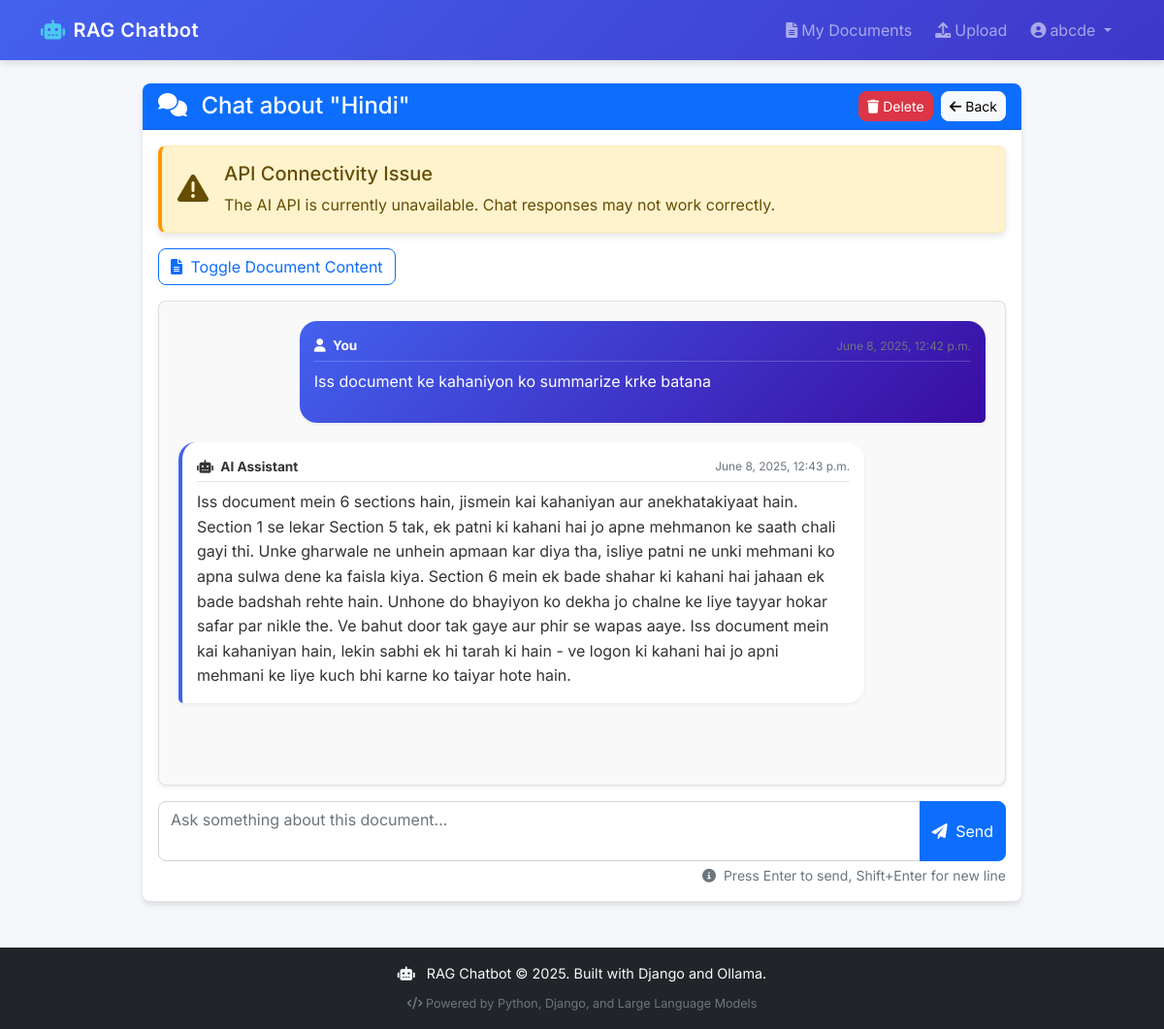
Page /chat/6/ (signed in) on the committed database.
### chatapp/models.py (models this page shows, shortened)
class Document(models.Model):
    title = models.CharField(max_length=255)
    content = models.TextField(blank=True)  # Make content optional for file-only uploads
    file = models.FileField(upload_to='documents/', blank=True, null=True)
    file_type = models.CharField(max_length=10, blank=True)  # To store file extension
    uploaded_by = models.ForeignKey(User, on_delete=models.CASCADE)
    uploaded_at = models.DateTimeField(auto_now_add=True)
    is_processed = models.BooleanField(default=False)
    chunks = models.IntegerField(default=0)
    processing_error = models.TextField(blank=True, null=True)
    last_processed = models.DateTimeField(null=True, blank=True)
    processing_status = models.CharField(max_length=100, blank=True, null=True)  # New field for processing status

class ChatMessage(models.Model):
    session = models.ForeignKey(ChatSession, on_delete=models.CASCADE, related_name='messages')
    is_user = models.BooleanField(default=True)  # True if message is from user, False if from AI
    message = models.TextField()
    timestamp = models.DateTimeField(auto_now_add=True)
    class Meta:
        ordering = ['timestamp']

### chatapp/views.py (the view, shortened to what this page needs)
# urls.py: path('chat/<int:document_id>/', views.chat_view, name='chat'),
@login_required
def chat_view(request, document_id):
    document = get_object_or_404(Document, id=document_id, uploaded_by=request.user)
    try:
        session = ChatSession.objects.filter(
            user=request.user,
            document=document
        ).latest('created_at')  # Get the most recent session
        created = False
    except ChatSession.DoesNotExist:
        session = ChatSession.objects.create(
            user=request.user,
            document=document
        )
        created = True
    chat_messages = ChatMessage.objects.filter(session=session).order_by('timestamp')
    api_active, _ = colab_client.check_health()
    try:
        api_active, _ = colab_client.check_health()
    except:
        api_active = False
    return render(request, 'chat.html', {
        'document': document,
        'chat_messages': chat_messages,  # Now this variable is defined
        'api_active': api_active
    })

### chatapp/colab_client.py (called while the page is built)
    def check_health(self) -> tuple:
        try:
            result = self._make_api_request(
                endpoint="healthcheck",
                payload={},
                method='get',
                timeout=5
            )
            is_healthy = result.get("status") == "ok"
            model_info = result.get("model", "unknown")
            return is_healthy, model_info
        except Exception as e:
            logger.error(f"Health check failed: {str(e)}")
            return False, str(e)

### templates/chat.html (shortened to what this page needs)
{% extends 'base.html' %}
{% block content %}
<div class="container mt-4">
    <div class="row">
        <div class="col-lg-10 offset-lg-1">
            <div class="card animate__animated animate__fadeIn">
                <div class="card-header d-flex justify-content-between align-items-center bg-primary text-white">
                    <h4 class="mb-0">
                        <i class="fas fa-comments me-2"></i>
                        Chat about "{{ document.title }}"
                    </h4>
                    <div>
                        <a href="{% url 'delete_document' document.id %}" class="btn btn-sm btn-danger me-1"
                           data-bs-toggle="tooltip" data-bs-placement="bottom" title="Delete this document">
                            <i class="fa fa-trash"></i> Delete
                        </a>
                        <a href="{% url 'documents' %}" class="btn btn-sm btn-light"
                           data-bs-toggle="tooltip" data-bs-placement="bottom" title="Return to document list">
                            <i class="fa fa-arrow-left"></i> Back
                        </a>
                    </div>
                </div>
                <div class="card-body">
                    {% if not api_active %}
                    <div class="alert alert-warning animate__animated animate__fadeIn">
                        <div class="d-flex align-items-center">
                            <div class="flex-shrink-0">
                                <i class="fas fa-exclamation-triangle fa-2x me-3"></i>
                            </div>
                            <div class="flex-grow-1">
                                <h5 class="alert-heading">API Connectivity Issue</h5>
                                <p class="mb-0">The AI API is currently unavailable. Chat responses may not work correctly.</p>
                            </div>
                        </div>
                    </div>
                    {% endif %}
                    <div class="document-preview mb-3">
                        <button class="btn btn-outline-primary" type="button" data-bs-toggle="collapse"
                                data-bs-target="#documentContent" aria-expanded="false">
                            <i class="fa fa-file-text me-1"></i> Toggle Document Content
                        </button>
                    </div>
                    <div id="chat-container" class="chat-container shadow-sm">
                        {% for message in chat_messages %}
                            <div class="message animate__animated animate__fadeIn {% if message.is_user %}user{% else %}ai{% endif %}">
                                <div class="message-header">
                                    <div class="d-flex justify-content-between align-items-center">
                                        <strong>
                                            {% if message.is_user %}
                                                <i class="fas fa-user me-1"></i> You
                                            {% else %}
                                                <i class="fas fa-robot me-1"></i> AI Assistant
                                            {% endif %}
                                        </strong>
                                        <small class="text-muted">{{ message.timestamp|date:"F j, Y, g:i a" }}</small>
                                    </div>
                                </div>
                                <div class="message-content">
                                    {% if message.is_user %}
                                        {{ message.message|linebreaks }}
                                    {% else %}
                                        <div class="markdown-content">{{ message.message }}</div>
                                    {% endif %}
                                </div>
                            </div>
                        {% endfor %}
                    </div>
                    <form id="chat-form" method="post" class="mt-3 animate__animated animate__fadeIn">
                        <div class="form-group">
                            <div class="input-group">
                                <textarea id="message-input" name="message" class="form-control"
                                          placeholder="Ask something about this document..." rows="2" required></textarea>
                                <button type="submit" id="send-button" class="btn btn-primary">
                                    <i class="fa fa-paper-plane me-1"></i> Send
                                </button>
                            </div>
                            <div class="text-muted small text-end mt-1">
                                <i class="fas fa-info-circle me-1"></i> Press Enter to send, Shift+Enter for new line
                            </div>
                        </div>
                    </form>
                </div>
            </div>
        </div>
    </div>
</div>
<div id="status-messages" class="position-fixed top-0 end-0 p-3" style="z-index: 1050;"></div>
{% endblock %}

### templates/base.html (shortened to what this page needs)
{% load static %}
<!DOCTYPE html>
<html>
<head>
    <link href="https://cdn.jsdelivr.net/npm/bootstrap@5.2.3/dist/css/bootstrap.min.css" rel="stylesheet">
    <link href="https://cdnjs.cloudflare.com/ajax/libs/font-awesome/6.0.0/css/all.min.css" rel="stylesheet">
    <link href="https://cdnjs.cloudflare.com/ajax/libs/animate.css/4.1.1/animate.min.css" rel="stylesheet">
</head>
<body>
    <nav class="navbar navbar-expand-lg navbar-dark">
        <div class="container">
            <a class="navbar-brand animate__animated animate__fadeIn" href="{% url 'documents' %}">
                <i class="fas fa-robot me-2 animate__animated animate__swing"></i>RAG Chatbot
            </a>
            <div class="collapse navbar-collapse" id="navbarNav">
                <ul class="navbar-nav ms-auto">
                    {% if user.is_authenticated %}
                        <li class="nav-item">
                            <a class="nav-link {% if request.resolver_match.url_name == 'documents' %}active{% endif %}"
                               href="{% url 'documents' %}">
                                <i class="fas fa-file-alt me-1"></i>My Documents
                            </a>
                        </li>
                        <li class="nav-item">
                            <a class="nav-link {% if request.resolver_match.url_name == 'upload_document' %}active{% endif %}"
                               href="{% url 'upload_document' %}">
                                <i class="fas fa-upload me-1"></i>Upload
                            </a>
                        </li>
                        <li class="nav-item dropdown">
                            <a class="nav-link dropdown-toggle" href="#" id="userDropdown" role="button"
                               data-bs-toggle="dropdown" aria-expanded="false">
                                <i class="fas fa-user-circle me-1"></i>{{ user.username }}
                            </a>
                        </li>
                    {% endif %}
                </ul>
            </div>
        </div>
    </nav>
    <div class="content">
        <div class="container mt-4">
            {% block content %}{% endblock %}
        </div>
    </div>
    <footer class="footer mt-5">
        <div class="container">
            <div class="row">
                <div class="col-12 text-center">
                    <p class="mb-0">
                        <i class="fas fa-robot me-2"></i>
                        RAG Chatbot &copy; {% now "Y" %}. Built with Django and Ollama.
                    </p>
                    <div class="mt-2">
                        <small class="text-muted">
                            <i class="fas fa-code"></i> Powered by Python, Django, and Large Language Models
                        </small>
                    </div>
                </div>
            </div>
        </div>
    </footer>
</body>
</html>

### templates/base.html (style rules this page uses)
:root { --primary-color: #4361ee; --secondary-color: #3f37c9; --accent-color: #4cc9f0; --light-color: #f8f9fa; --dark-color: #212529; --success-color: #4CAF50; --warning-color: #ff9800; --danger-color: #f44336; --border-radius: 0.5rem; --box-shadow: 0 4px 6px rgba(0, 0, 0, 0.1); --transition-speed: 0.3s; }
body { min-height: 100vh; display: flex; flex-direction: column; font-family: 'Inter', sans-serif; background-color: #f5f7fa; color: #333; transition: background-color var(--transition-speed); }
.content { flex: 1; animation: fadeIn 0.5s ease-in-out; }
.footer { margin-top: auto; padding: 1rem 0; background-color: var(--dark-color); color: var(--light-color); font-size: 0.9rem; }
.navbar { background: linear-gradient(135deg, var(--primary-color), var(--secondary-color)); box-shadow: var(--box-shadow); padding: 0.7rem 1rem; }
.navbar-brand { font-weight: 600; letter-spacing: 0.5px; }
.navbar-brand i { color: var(--accent-color); }
.nav-link { position: relative; margin: 0 0.25rem; transition: all var(--transition-speed); }
.btn { border-radius: var(--border-radius); transition: all var(--transition-speed); }
.card { border: none; border-radius: var(--border-radius); box-shadow: var(--box-shadow); transition: all var(--transition-speed); overflow: hidden; }
.alert { border-radius: var(--border-radius); border-left: 4px solid; box-shadow: var(--box-shadow); }
.alert-warning { border-left-color: var(--warning-color); }

### templates/chat.html (style rules this page uses)
html { scroll-behavior: smooth; }
.chat-container { height: 500px; overflow-y: auto; padding: 20px; border: 1px solid rgba(0,0,0,0.1); border-radius: var(--border-radius); background-color: #f9f9f9; scroll-behavior: smooth; box-shadow: inset 0 0 10px rgba(0,0,0,0.05); }
.message { margin-bottom: 20px; padding: 15px; border-radius: 18px; position: relative; max-width: 85%; word-break: break-word; box-shadow: 0 2px 4px rgba(0,0,0,0.05); animation-duration: 0.5s; }
.message.user { background: linear-gradient(135deg, #4361ee, #3a0ca3); color: white; margin-left: auto; border-bottom-right-radius: 5px; }
.message.ai { background-color: white; margin-right: auto; border-bottom-left-radius: 5px; border-left: 4px solid var(--primary-color); }
.message-header { margin-bottom: 8px; font-size: 0.85em; border-bottom: 1px solid rgba(0,0,0,0.1); padding-bottom: 5px; }
.message.user .message-header { border-bottom: 1px solid rgba(255,255,255,0.2); }
.message-content { line-height: 1.5; }
.markdown-content { line-height: 1.6; }
#message-input { border-radius: var(--border-radius) 0 0 var(--border-radius); resize: none; transition: all 0.3s; border: 1px solid #ced4da; }
#send-button { border-radius: 0 var(--border-radius) var(--border-radius) 0; }

### rows in the picture
Document: title "Hindi"
ChatMessage: is_user True (drawn), timestamp "June 8, 2025, 12:42 p.m.", message "Iss document ke kahaniyon ko summarize krke batana"
ChatMessage: is_user False (drawn), timestamp "June 8, 2025, 12:43 p.m.", message "Iss document mein 6 sections hain, jismein kai kahaniyan aur anekhatakiyaat hain. Section 1 se lekar Section 5 tak, ek patni ki kahani hai jo apne mehmanon ke saath chali gayi thi. Unke gharwale ne unhein apmaan kar diya tha, isliye patni ne unki mehmani ko apna sulwa dene ka faisla kiya. Section 6 mein ek bade shahar ki kahani hai jahaan ek bade badshah rehte hain. Unhone do bhayiyon ko dekha jo chalne ke liye tayyar hokar safar par nikle the. Ve bahut door tak gaye aur phir se wapas aaye. Iss document mein kai kahaniyan hain, lekin sabhi ek hi tarah ki hain - ve logon ki kahani hai jo apni mehmani ke liye kuch bhi karne ko taiyar hote hain."

### other values in the picture
{{ user.username }} "abcde"
